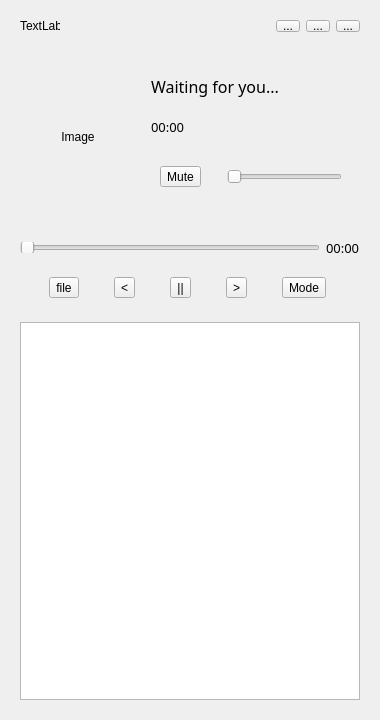
<?xml version="1.0" encoding="UTF-8"?>
<ui version="4.0">
 <class>MPlayer</class>
 <widget class="QWidget" name="MPlayer">
  <property name="windowModality">
   <enum>Qt::ApplicationModal</enum>
  </property>
  <property name="geometry">
   <rect>
    <x>0</x>
    <y>0</y>
    <width>380</width>
    <height>720</height>
   </rect>
  </property>
  <property name="maximumSize">
   <size>
    <width>1920</width>
    <height>1080</height>
   </size>
  </property>
  <property name="windowTitle">
   <string>MPlayer</string>
  </property>
  <property name="windowIcon">
   <iconset resource="res.qrc">
    <normaloff>:/image/image/ico.png</normaloff>:/image/image/ico.png</iconset>
  </property>
  <property name="autoFillBackground">
   <bool>false</bool>
  </property>
  <layout class="QGridLayout" name="gridLayout_2">
   <item row="3" column="0">
    <widget class="QWidget" name="wposinfo" native="true">
     <property name="sizePolicy">
      <sizepolicy hsizetype="Preferred" vsizetype="Fixed">
       <horstretch>0</horstretch>
       <verstretch>0</verstretch>
      </sizepolicy>
     </property>
     <property name="maximumSize">
      <size>
       <width>16777215</width>
       <height>29</height>
      </size>
     </property>
     <layout class="QHBoxLayout" name="horizontalLayout_2">
      <item>
       <widget class="QSlider" name="slipos">
        <property name="cursor">
         <cursorShape>PointingHandCursor</cursorShape>
        </property>
        <property name="orientation">
         <enum>Qt::Horizontal</enum>
        </property>
       </widget>
      </item>
      <item>
       <widget class="QLabel" name="labpos">
        <property name="font">
         <font>
          <family>微软雅黑</family>
          <pointsize>10</pointsize>
         </font>
        </property>
        <property name="toolTip">
         <string>当前播放位置</string>
        </property>
        <property name="text">
         <string>00:00</string>
        </property>
       </widget>
      </item>
     </layout>
    </widget>
   </item>
   <item row="1" column="0">
    <widget class="QWidget" name="wimag" native="true">
     <property name="maximumSize">
      <size>
       <width>16777215</width>
       <height>180</height>
      </size>
     </property>
     <layout class="QHBoxLayout" name="horizontalLayout_5">
      <item>
       <widget class="QLabel" name="labsimag">
        <property name="sizePolicy">
         <sizepolicy hsizetype="Expanding" vsizetype="Expanding">
          <horstretch>0</horstretch>
          <verstretch>0</verstretch>
         </sizepolicy>
        </property>
        <property name="maximumSize">
         <size>
          <width>250</width>
          <height>250</height>
         </size>
        </property>
        <property name="layoutDirection">
         <enum>Qt::LeftToRight</enum>
        </property>
        <property name="frameShape">
         <enum>QFrame::NoFrame</enum>
        </property>
        <property name="frameShadow">
         <enum>QFrame::Raised</enum>
        </property>
        <property name="text">
         <string>Image</string>
        </property>
        <property name="scaledContents">
         <bool>true</bool>
        </property>
        <property name="alignment">
         <set>Qt::AlignCenter</set>
        </property>
        <property name="margin">
         <number>30</number>
        </property>
       </widget>
      </item>
      <item>
       <widget class="QWidget" name="widget_2" native="true">
        <layout class="QGridLayout" name="gridLayout">
         <item row="2" column="0">
          <widget class="QLabel" name="labdur">
           <property name="font">
            <font>
             <family>微软雅黑</family>
             <pointsize>10</pointsize>
            </font>
           </property>
           <property name="toolTip">
            <string>总播放时长</string>
           </property>
           <property name="text">
            <string>00:00</string>
           </property>
          </widget>
         </item>
         <item row="3" column="0">
          <widget class="QWidget" name="widget" native="true">
           <layout class="QHBoxLayout" name="horizontalLayout_4">
            <item>
             <widget class="QToolButton" name="btnmute">
              <property name="cursor">
               <cursorShape>PointingHandCursor</cursorShape>
              </property>
              <property name="toolTip">
               <string>静音/解除静音</string>
              </property>
              <property name="text">
               <string>Mute</string>
              </property>
             </widget>
            </item>
            <item>
             <spacer name="horizontalSpacer_2">
              <property name="orientation">
               <enum>Qt::Horizontal</enum>
              </property>
              <property name="sizeType">
               <enum>QSizePolicy::Fixed</enum>
              </property>
              <property name="sizeHint" stdset="0">
               <size>
                <width>20</width>
                <height>5</height>
               </size>
              </property>
             </spacer>
            </item>
            <item>
             <widget class="QSlider" name="slivol">
              <property name="sizePolicy">
               <sizepolicy hsizetype="Expanding" vsizetype="Fixed">
                <horstretch>0</horstretch>
                <verstretch>0</verstretch>
               </sizepolicy>
              </property>
              <property name="maximumSize">
               <size>
                <width>250</width>
                <height>16777215</height>
               </size>
              </property>
              <property name="cursor">
               <cursorShape>PointingHandCursor</cursorShape>
              </property>
              <property name="maximum">
               <number>100</number>
              </property>
              <property name="pageStep">
               <number>2</number>
              </property>
              <property name="orientation">
               <enum>Qt::Horizontal</enum>
              </property>
             </widget>
            </item>
           </layout>
          </widget>
         </item>
         <item row="0" column="0">
          <spacer name="verticalSpacer">
           <property name="orientation">
            <enum>Qt::Vertical</enum>
           </property>
           <property name="sizeType">
            <enum>QSizePolicy::Fixed</enum>
           </property>
           <property name="sizeHint" stdset="0">
            <size>
             <width>20</width>
             <height>10</height>
            </size>
           </property>
          </spacer>
         </item>
         <item row="1" column="0">
          <widget class="QLabel" name="labsname">
           <property name="sizePolicy">
            <sizepolicy hsizetype="Preferred" vsizetype="Fixed">
             <horstretch>0</horstretch>
             <verstretch>0</verstretch>
            </sizepolicy>
           </property>
           <property name="minimumSize">
            <size>
             <width>200</width>
             <height>0</height>
            </size>
           </property>
           <property name="font">
            <font>
             <family>微软雅黑</family>
             <pointsize>12</pointsize>
            </font>
           </property>
           <property name="toolTip">
            <string>歌手-歌名</string>
           </property>
           <property name="text">
            <string>Waiting for you...</string>
           </property>
           <property name="alignment">
            <set>Qt::AlignLeading|Qt::AlignLeft|Qt::AlignVCenter</set>
           </property>
          </widget>
         </item>
         <item row="4" column="0">
          <spacer name="verticalSpacer_2">
           <property name="orientation">
            <enum>Qt::Vertical</enum>
           </property>
           <property name="sizeType">
            <enum>QSizePolicy::Fixed</enum>
           </property>
           <property name="sizeHint" stdset="0">
            <size>
             <width>20</width>
             <height>10</height>
            </size>
           </property>
          </spacer>
         </item>
        </layout>
       </widget>
      </item>
     </layout>
    </widget>
   </item>
   <item row="0" column="0">
    <widget class="QWidget" name="wmenu" native="true">
     <property name="sizePolicy">
      <sizepolicy hsizetype="Expanding" vsizetype="Fixed">
       <horstretch>0</horstretch>
       <verstretch>0</verstretch>
      </sizepolicy>
     </property>
     <property name="maximumSize">
      <size>
       <width>16777215</width>
       <height>30</height>
      </size>
     </property>
     <layout class="QHBoxLayout" name="horizontalLayout_3">
      <item>
       <widget class="QLabel" name="labico">
        <property name="maximumSize">
         <size>
          <width>40</width>
          <height>40</height>
         </size>
        </property>
        <property name="text">
         <string>TextLabel</string>
        </property>
        <property name="scaledContents">
         <bool>true</bool>
        </property>
       </widget>
      </item>
      <item>
       <spacer name="horizontalSpacer">
        <property name="orientation">
         <enum>Qt::Horizontal</enum>
        </property>
        <property name="sizeHint" stdset="0">
         <size>
          <width>40</width>
          <height>20</height>
         </size>
        </property>
       </spacer>
      </item>
      <item>
       <widget class="QToolButton" name="btnmin">
        <property name="cursor">
         <cursorShape>PointingHandCursor</cursorShape>
        </property>
        <property name="text">
         <string>...</string>
        </property>
       </widget>
      </item>
      <item>
       <widget class="QToolButton" name="btnmax">
        <property name="cursor">
         <cursorShape>PointingHandCursor</cursorShape>
        </property>
        <property name="text">
         <string>...</string>
        </property>
       </widget>
      </item>
      <item>
       <widget class="QToolButton" name="btnquit">
        <property name="cursor">
         <cursorShape>PointingHandCursor</cursorShape>
        </property>
        <property name="text">
         <string>...</string>
        </property>
       </widget>
      </item>
     </layout>
    </widget>
   </item>
   <item row="5" column="0">
    <widget class="QWidget" name="wslist" native="true">
     <layout class="QGridLayout" name="gridLayout_3">
      <item row="0" column="0">
       <widget class="QListWidget" name="lwslist">
        <property name="minimumSize">
         <size>
          <width>255</width>
          <height>0</height>
         </size>
        </property>
        <property name="font">
         <font>
          <family>微软雅黑</family>
          <pointsize>10</pointsize>
         </font>
        </property>
        <property name="cursor" stdset="0">
         <cursorShape>PointingHandCursor</cursorShape>
        </property>
       </widget>
      </item>
     </layout>
    </widget>
   </item>
   <item row="4" column="0">
    <widget class="QWidget" name="wbtn" native="true">
     <property name="sizePolicy">
      <sizepolicy hsizetype="Preferred" vsizetype="Fixed">
       <horstretch>0</horstretch>
       <verstretch>0</verstretch>
      </sizepolicy>
     </property>
     <property name="minimumSize">
      <size>
       <width>0</width>
       <height>30</height>
      </size>
     </property>
     <property name="maximumSize">
      <size>
       <width>16777215</width>
       <height>50</height>
      </size>
     </property>
     <property name="layoutDirection">
      <enum>Qt::LeftToRight</enum>
     </property>
     <layout class="QHBoxLayout" name="horizontalLayout">
      <item>
       <widget class="QToolButton" name="btnopen">
        <property name="cursor">
         <cursorShape>PointingHandCursor</cursorShape>
        </property>
        <property name="toolTip">
         <string>选取音乐文件</string>
        </property>
        <property name="text">
         <string>file</string>
        </property>
       </widget>
      </item>
      <item>
       <widget class="QToolButton" name="btnpre">
        <property name="cursor">
         <cursorShape>PointingHandCursor</cursorShape>
        </property>
        <property name="toolTip">
         <string>上一首</string>
        </property>
        <property name="text">
         <string>&lt;</string>
        </property>
       </widget>
      </item>
      <item>
       <widget class="QToolButton" name="btnpp">
        <property name="cursor">
         <cursorShape>PointingHandCursor</cursorShape>
        </property>
        <property name="toolTip">
         <string>播放/暂停</string>
        </property>
        <property name="styleSheet">
         <string notr="true"/>
        </property>
        <property name="text">
         <string>||</string>
        </property>
       </widget>
      </item>
      <item>
       <widget class="QToolButton" name="btnnext">
        <property name="cursor">
         <cursorShape>PointingHandCursor</cursorShape>
        </property>
        <property name="toolTip">
         <string>下一首</string>
        </property>
        <property name="text">
         <string>&gt;</string>
        </property>
       </widget>
      </item>
      <item>
       <widget class="QToolButton" name="btnpmode">
        <property name="cursor">
         <cursorShape>PointingHandCursor</cursorShape>
        </property>
        <property name="toolTip">
         <string>列表循环/单曲循环/随机播放/顺序播放</string>
        </property>
        <property name="autoFillBackground">
         <bool>false</bool>
        </property>
        <property name="text">
         <string>Mode</string>
        </property>
        <property name="icon">
         <iconset resource="res.qrc">
          <normaloff>:/image/image/loop.png</normaloff>:/image/image/loop.png</iconset>
        </property>
       </widget>
      </item>
     </layout>
    </widget>
   </item>
  </layout>
 </widget>
 <resources>
  <include location="res.qrc"/>
 </resources>
 <connections/>
</ui>
